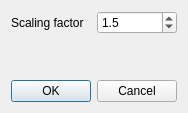
<?xml version="1.0" encoding="UTF-8"?>
<ui version="4.0">
 <class>Settings_Uniform_Scaling</class>
 <widget class="QDialog" name="Settings_Uniform_Scaling">
  <property name="geometry">
   <rect>
    <x>0</x>
    <y>0</y>
    <width>174</width>
    <height>75</height>
   </rect>
  </property>
  <property name="windowTitle">
   <string>Settings</string>
  </property>
  <layout class="QVBoxLayout" name="verticalLayout">
   <property name="sizeConstraint">
    <enum>QLayout::SetFixedSize</enum>
   </property>
   <item>
    <layout class="QGridLayout" name="gridLayout">
     <item row="0" column="0">
      <widget class="QLabel" name="label">
       <property name="text">
        <string>Scaling factor</string>
       </property>
      </widget>
     </item>
     <item row="0" column="1">
      <widget class="QDoubleSpinBox" name="ScalingFactor">
       <property name="decimals">
        <number>1</number>
       </property>
       <property name="value">
        <double>1.500000000000000</double>
       </property>
      </widget>
     </item>
    </layout>
   </item>
   <item>
    <spacer name="verticalSpacer">
     <property name="orientation">
      <enum>Qt::Vertical</enum>
     </property>
     <property name="sizeHint" stdset="0">
      <size>
       <width>20</width>
       <height>40</height>
      </size>
     </property>
    </spacer>
   </item>
   <item>
    <widget class="QDialogButtonBox" name="buttonBox">
     <property name="orientation">
      <enum>Qt::Horizontal</enum>
     </property>
     <property name="standardButtons">
      <set>QDialogButtonBox::Cancel|QDialogButtonBox::Ok</set>
     </property>
    </widget>
   </item>
  </layout>
 </widget>
 <resources/>
 <connections>
  <connection>
   <sender>buttonBox</sender>
   <signal>accepted()</signal>
   <receiver>Settings_Uniform_Scaling</receiver>
   <slot>accept()</slot>
   <hints>
    <hint type="sourcelabel">
     <x>248</x>
     <y>254</y>
    </hint>
    <hint type="destinationlabel">
     <x>157</x>
     <y>274</y>
    </hint>
   </hints>
  </connection>
  <connection>
   <sender>buttonBox</sender>
   <signal>rejected()</signal>
   <receiver>Settings_Uniform_Scaling</receiver>
   <slot>reject()</slot>
   <hints>
    <hint type="sourcelabel">
     <x>316</x>
     <y>260</y>
    </hint>
    <hint type="destinationlabel">
     <x>286</x>
     <y>274</y>
    </hint>
   </hints>
  </connection>
 </connections>
</ui>
